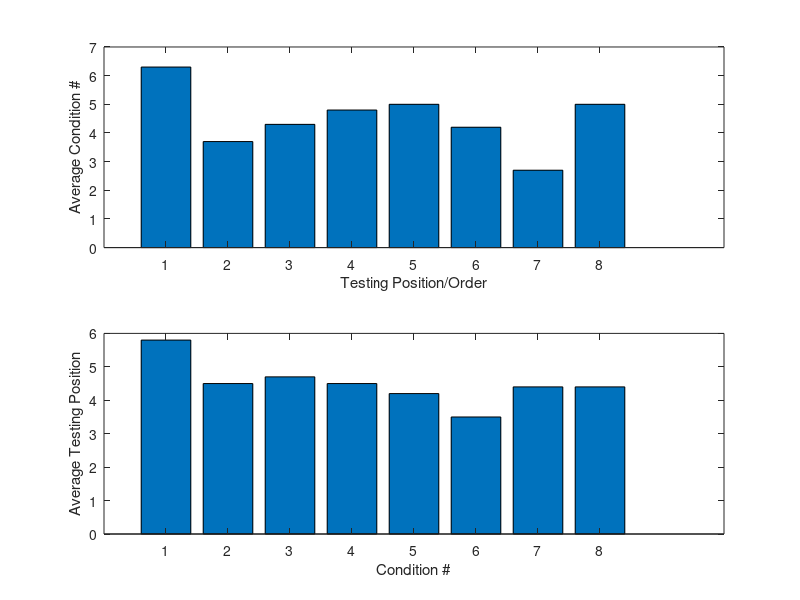

Recreate this plot in MATLAB.
%Benjamin Moidel
%October 20, 2020
%Pilot Condition Randomization Matrix

clc;clear;close all

numtask = 8;    %number of tasks
numpilots = 10; %number of pilots

M = zeros(numtask,numpilots);
for i = 1:numpilots
    M(:,i) = randperm(numtask);     %randomize task order for each pilot
end

%Plotting average condition # for each testing position
Mavg = mean(M,2);
subplot(2,1,1);
bar(Mavg)
hold on
xlabel('Testing Position/Order')
ylabel('Average Condition #')

%Plotting average testing position for each condition #
tavg = zeros(numtask,1);
for i = 1:numtask
    [row,~] = find(M==i);
    tavg(i) = mean(row);
end

subplot(2,1,2)
bar(tavg)
xlabel('Condition #')
ylabel('Average Testing Position')